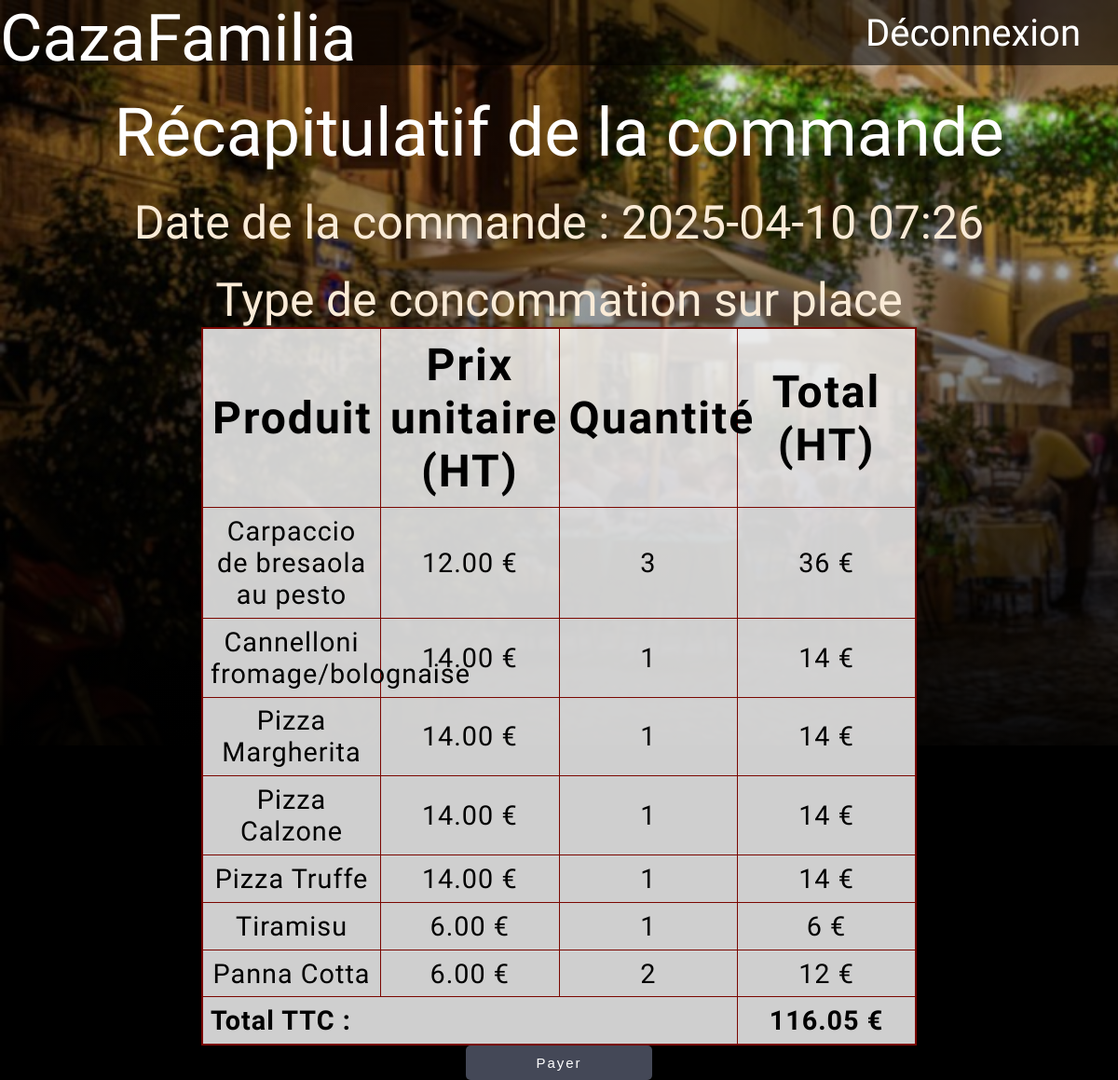
Page /CasaFamillia/validation.php?id_commande=3 (signed in) on the committed database.
### tables this page shows
CREATE TABLE `lignecommande` (
  `id_ligne_commande` int(11) NOT NULL,
  `id_commande` int(11) NOT NULL,
  `id_produit` int(11) NOT NULL,
  `qte` int(11) NOT NULL,
  `total_ligne_ht` decimal(10,2) DEFAULT 0.00
);

CREATE TABLE `produit` (
  `id_produit` int(11) NOT NULL,
  `libelle` varchar(255) NOT NULL,
  `prix_ht` decimal(10,2) NOT NULL,
  `quantité_produit` int(11) DEFAULT NULL
);

CREATE TABLE `commande` (
  `id_commande` int(11) NOT NULL,
  `id_user` int(11) NOT NULL,
  `id_etat` int(11) NOT NULL,
  `_date` datetime NOT NULL DEFAULT current_timestamp(),
  `total_commande` decimal(10,2) DEFAULT 0.00,
  `type_conso` int(11) NOT NULL
);

### CasaFamillia/validation.php (the view, shortened to what this page needs)
<?php
include "fonction.inc.php";
$dbh = connexion();
$type_conso = isset($_GET["type_conso"]) ? $_GET["type_conso"] : '';
$id_commande = isset($_GET["id_commande"]) ? $_GET["id_commande"] : '';
$sql = 'SELECT p.libelle, p.prix_ht, l.qte, c.total_commande FROM lignecommande AS l, produit AS p, commande AS c WHERE l.id_produit = p.id_produit AND l.id_commande = c.id_commande AND c.id_commande = :id_commande;';
try {
    $sth = $dbh->prepare($sql);
    $sth->execute(
        array(
            ":id_commande" => $id_commande
        )
    );
    $rows = $sth->fetchAll(PDO::FETCH_ASSOC);
} catch (PDOException $ex) {
    die("Erreur lors de la requête SQL : " . $ex->getMessage());
}
?>
<!DOCTYPE html>
<html lang="fr">
<head>
    <link rel="stylesheet" href="style.css">
</head>
<body>
    <div class="bigcontainer">
        <div class="suite">
            <h1>Récapitulatif de la commande</h1>
            <p>Date de la commande : <?php echo date("Y-m-d H:i"); ?></p>
            <?php
            $date = "Type de concommation";
            if ($type_conso == 1) {
                echo "<p>$date   à emporter</p>";
            } else
                echo "<p>$date  sur place</p>";
            ?>
            <div class="liste">
                <table border="1">
                    <tr>
                        <th>Produit</th>
                        <th>Prix unitaire (HT)</th>
                        <th>Quantité</th>
                        <th>Total (HT)</th>
                    </tr>
                    <?php
                    foreach ($rows as $row) :
                        $prix_ttc = $row['total_commande'];
                    ?>
                        <tr>
                            <td><?php echo htmlspecialchars($row['libelle']); ?></td>
                            <td><?php echo number_format($row['prix_ht'], 2); ?> €</td>
                            <td><?php echo htmlspecialchars($row['qte']); ?></td>
                            <td><?php echo htmlspecialchars($row['prix_ht'] * $row['qte']); ?> € </td>
                        </tr>
                    <?php endforeach; ?>
                    <tr>
                        <td colspan="3" style="text-align: left;"><strong>Total TTC :</strong></td>
                        <td><strong><?php echo number_format($prix_ttc, 2); ?> €</strong></td>
                    </tr>
                </table>
            </div>
            <div class="conso">
                <a href="payement.php?id_commande=<?php echo htmlspecialchars($id_commande); ?>">
                    <input type="submit" name="submit" value="Payer" class="wave-button">
                </a>
            </div>
        </div>
    </div>
</body>
</html>

### CasaFamillia/style.css (style rules this page uses)
* { margin: 0; padding: 0; }
* a { list-style: none; text-decoration: none; color: #000; }
body { margin: 0; padding: 0; box-sizing: border-box; display: flex; justify-content: center; text-align: center; font-size: 1.5em; background-color: #000000; }
h1 { font-size: 3em; font-family: "Italianno"; color: #ffffff; }
table { table-layout: fixed; border-collapse: collapse; border: 2px solid #7a0600; font-family: "Italianno"; }
td { padding: 7.9px; }
th { letter-spacing: 2px; font-size: 3em; padding: 10px; }
td { letter-spacing: 1px; font-size: 1.8em; }
tbody td { text-align: center; }
.suite { margin-top: 100px; height: fit-content; width: 80%; position: absolute; }
.suite h1 { font-weight: lighter; }
.liste { display: flex; justify-content: center; }
.liste table { height: fit-content; width: 80%; background-color: #ffffffcf; }
.bigcontainer { height: 100vh; width: 100%; background: linear-gradient(to bottom, transparent, rgba(0, 0, 0, 0.94)), url(image/shutterstock_789017482.jpeg); background-repeat: no-repeat; background-size: cover; display: flex; justify-content: center; }
.wave-button { width: 200px; padding: 10px 20px; position: relative; display: inline-block; text-decoration: none; background-color: transparent; border: none; cursor: pointer; color: white; letter-spacing: 2px; text-align: center; background: #444857; overflow: hidden; border-radius: 5px; transition: background-color 0.4s; font-size: 15px; }
p { margin-top: 25px; color: antiquewhite; font-family: "Italianno"; font-size: 50px; }

### rows in the picture
lignecommande: id_produit.libelle "Carpaccio de bresaola au pesto", id_produit.prix_ht "12.00", qte "3", $row['prix_ht'] * $row['qte'] "36"
lignecommande: id_produit.libelle "Cannelloni fromage/bolognaise", id_produit.prix_ht "14.00", qte "1", $row['prix_ht'] * $row['qte'] "14"
lignecommande: id_produit.libelle "Pizza Margherita", id_produit.prix_ht "14.00", qte "1", $row['prix_ht'] * $row['qte'] "14"
lignecommande: id_produit.libelle "Pizza Calzone", id_produit.prix_ht "14.00", qte "1", $row['prix_ht'] * $row['qte'] "14"
lignecommande: id_produit.libelle "Pizza Truffe", id_produit.prix_ht "14.00", qte "1", $row['prix_ht'] * $row['qte'] "14"
lignecommande: id_produit.libelle "Tiramisu", id_produit.prix_ht "6.00", qte "1", $row['prix_ht'] * $row['qte'] "6"
lignecommande: id_produit.libelle "Panna Cotta", id_produit.prix_ht "6.00", qte "2", $row['prix_ht'] * $row['qte'] "12"
commande: total_commande "116.05"

### other values in the picture
$texte "Déconnexion"
$date "Type de concommation"
